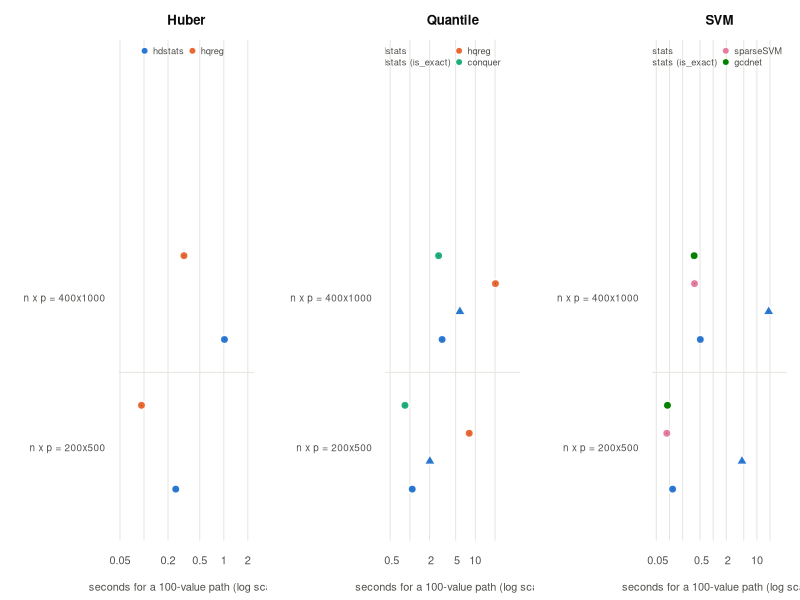

This figure's R source: (Note: this script raises an error after producing the figure.)
## Figures for the benchmark write-up (PNG, base graphics).
##   Rscript benchmarks/04-figures.R
## Colors follow the package (fixed slots of a colorblind-validated palette),
## never the rank of a series; hdstats is always slot 1.
pal <- c(hdstats = "#2a78d6", hqreg = "#eb6834", conquer = "#1baf7a", quantreg = "#eda100",
         sparseSVM = "#e87ba4", gcdnet = "#008300", LiblineaR = "#4a3aa7", Rfit = "#e34948",
         glmnet = "#4a3aa7")
ink <- "#0b0b0b"; ink2 <- "#52514e"; grid <- "#e6e5e1"; surface <- "#fcfcfb"
dir.create("benchmarks/figures", showWarnings = FALSE)

## ---------------- speed ----------------
sp <- read.csv("benchmarks/results/speed.csv", stringsAsFactors = FALSE)
sp$size <- paste0(sp$n, "x", sp$p)
sp$series <- ifelse(grepl("is_exact", sp$method), paste0(sp$package, " (is_exact)"), sp$package)
panels <- c("Huber", "Quantile", "SVM")
sizes <- unique(sp$size[sp$model %in% panels])          # in the order they were run
png("benchmarks/figures/speed.png", width = 2100, height = 900, res = 160, bg = surface)
par(mfrow = c(1, 3), mar = c(4.5, 9, 3, 1), family = "sans", col.axis = ink2, col.lab = ink2, fg = ink2)
for (m in panels) {
  d <- sp[sp$model == m & !grepl("10 lambda|single", sp$note), ]
  d$yi <- match(d$size, sizes)
  series <- unique(d$series)
  off <- seq(-0.28, 0.28, length.out = length(series))
  plot(NA, xlim = range(d$seconds) * c(0.6, 2), ylim = c(0.5, length(sizes) + 1.6), log = "x", axes = FALSE,
       xlab = "seconds for a 100-value path (log scale)", ylab = "", main = m, col.main = ink)
  abline(v = axTicks(1), col = grid); abline(h = seq_len(length(sizes) - 1) + 0.5, col = grid)
  axis(1, at = axTicks(1), labels = format(axTicks(1), drop0trailing = TRUE, scientific = FALSE), tick = FALSE)
  axis(2, at = seq_along(sizes), labels = paste0("n x p = ", sizes), las = 1, tick = FALSE, cex.axis = 0.9)
  for (k in seq_along(series)) {
    dd <- d[d$series == series[k], ]
    col <- pal[[sub(" .*", "", series[k])]]; pch <- if (grepl("is_exact", series[k])) 24 else 21
    points(dd$seconds, dd$yi + off[k], pch = pch, bg = col, col = surface, cex = 1.7, lwd = 1.5)
    if (length(dd$yi) > 1) segments(dd$seconds, dd$yi + off[k], dd$seconds, dd$yi + off[k])
  }
  legend("top", legend = series, pch = ifelse(grepl("is_exact", series), 24, 21),
         pt.bg = pal[sub(" .*", "", series)], col = surface, pt.cex = 1.4, bty = "n", ncol = 2,
         cex = 0.85, text.col = ink2)
}
dev.off()

## ---------------- accuracy ----------------
ac <- do.call(rbind, lapply(list.files("benchmarks/results", "^accuracy-raw", full.names = TRUE), read.csv, stringsAsFactors = FALSE))
dotplot <- function(d, value, xlab, main) {
  agg <- aggregate(d[[value]], list(method = d$method), function(v) c(mean = mean(v), se = if (length(v) > 1) sd(v) / sqrt(length(v)) else 0))
  agg <- data.frame(method = agg$method, mean = agg$x[, "mean"], se = agg$x[, "se"])
  agg <- agg[order(-agg$mean), ]
  y <- seq_len(nrow(agg))
  is_hd <- grepl("hdstats", agg$method)
  par(mar = c(4.5, 15, 3, 1))
  plot(NA, xlim = range(c(agg$mean - agg$se, agg$mean + agg$se)) * c(0.9, 1.05), ylim = c(0.5, nrow(agg) + 0.5),
       axes = FALSE, xlab = xlab, ylab = "", main = main, col.main = ink)
  abline(v = axTicks(1), col = grid); axis(1, tick = FALSE); axis(2, at = y, labels = agg$method, las = 1, tick = FALSE, cex.axis = 0.8)
  segments(agg$mean - agg$se, y, agg$mean + agg$se, y, col = ifelse(is_hd, pal[["hdstats"]], ink2), lwd = 2)
  points(agg$mean, y, pch = 21, bg = ifelse(is_hd, pal[["hdstats"]], ink2), col = surface, cex = 1.5, lwd = 1.5)
}
reg <- ac[ac$setting == "regression", ]
errs <- unique(reg$error)
png("benchmarks/figures/accuracy-regression.png", width = 2400, height = 800, res = 160, bg = surface)
par(mfrow = c(1, length(errs)), family = "sans", col.axis = ink2, col.lab = ink2, fg = ink2)
for (e in errs) dotplot(reg[reg$error == e, ], "l2", "L2 estimation error (mean +/- s.e.)", paste0(e, " errors"))
dev.off()
cl <- ac[ac$setting == "classification", ]
if (nrow(cl)) {
  png("benchmarks/figures/accuracy-classification.png", width = 1400, height = 700, res = 160, bg = surface)
  par(mfrow = c(1, 2), family = "sans", col.axis = ink2, col.lab = ink2, fg = ink2)
  dotplot(cl, "test_mae", "test misclassification rate (mean +/- s.e.)", "Classification: test error")
  dotplot(cl, "fpr", "false positive rate (mean +/- s.e.)", "Classification: false positives")
  dev.off()
}
cat("figures written to benchmarks/figures/\n")
